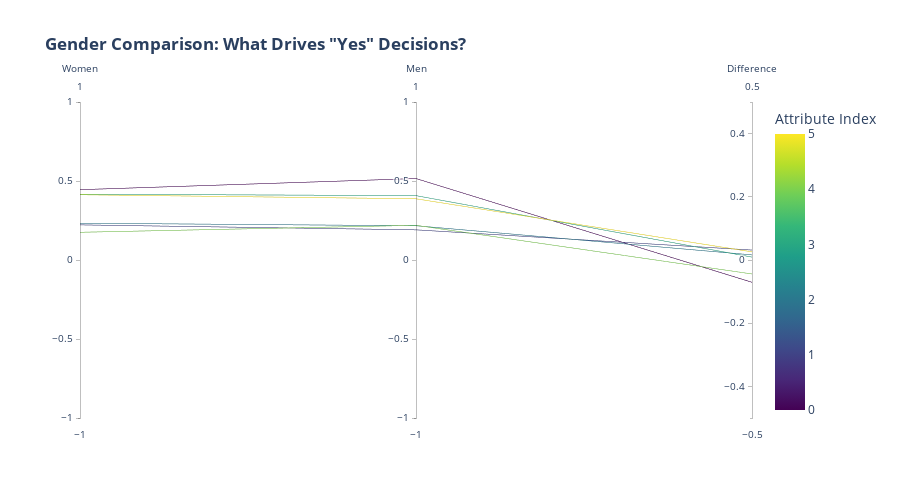

Here is the notebook cell this chart was saved with:
### Markdown cell above
# GENDER ANALYSIS

### Code cell
print("\n👫 6. GENDER-SPECIFIC ANALYSIS: MEN VS WOMEN")
print("-" * 50)

# Calculate correlation with decisions for each gender
gender_comparison = []

for attr in attributes:
    # Female correlation with decision to say yes
    female_corr = female_df[attr].corr(female_df['dec'])
    
    # Male correlation with decision to say yes
    male_corr = male_df[attr].corr(male_df['dec'])
    
    # Difference
    diff = female_corr - male_corr
    
    gender_comparison.append({
        'Attribute': attr,
        'Women_Correlation': female_corr,
        'Men_Correlation': male_corr,
        'Difference': diff
    })

gender_df = pd.DataFrame(gender_comparison)

# Create parallel coordinates plot for gender comparison
fig = go.Figure(data=
    go.Parcoords(
        line=dict(
            color=gender_df.index,
            colorscale='Viridis',
            showscale=True,
            colorbar=dict(title="Attribute Index")
        ),
        dimensions=list([
            dict(range=[-1, 1],
                 label='Women', values=gender_df['Women_Correlation']),
            dict(range=[-1, 1],
                 label='Men', values=gender_df['Men_Correlation']),
            dict(range=[-0.5, 0.5],
                 label='Difference', values=gender_df['Difference'])
        ])
    )
)

fig.update_layout(
    title='<b>Gender Comparison: What Drives "Yes" Decisions?</b>',
    height=500
)

fig.show()

print("💡 Teaching: Parallel coordinates help compare multiple variables")
print("💡 Insight: Men and women value different attributes!")

### Figure 1 — Plotly figure (JSON) as saved in the notebook; plotly's stock layout.template omitted (floating-point values rounded to 4 significant figures)
{"data": [{"dimensions": [{"label": "Women", "range": [-1, 1], "values": [0.445, 0.2223, 0.2329, 0.4166, 0.1754, 0.4132]}, {"label": "Men", "range": [-1, 1], "values": [0.5155, 0.1909, 0.2168, 0.4074, 0.2195, 0.3874]}, {"label": "Difference", "range": [-0.5, 0.5], "values": [-0.07052, 0.03141, 0.01612, 0.009194, -0.04416, 0.02582]}], "line": {"color": [0, 1, 2, 3, 4, 5], "colorbar": {"title": {"text": "Attribute Index"}}, "colorscale": [[0, "#440154"], [0.1111, "#482878"], [0.2222, "#3e4989"], [0.3333, "#31688e"], [0.4444, "#26828e"], [0.5556, "#1f9e89"], [0.6667, "#35b779"], [0.7778, "#6ece58"], [0.8889, "#b5de2b"], [1, "#fde725"]], "showscale": true}, "type": "parcoords"}], "layout": {"height": 500, "title": {"text": "<b>Gender Comparison: What Drives \"Yes\" Decisions?</b>"}}}
